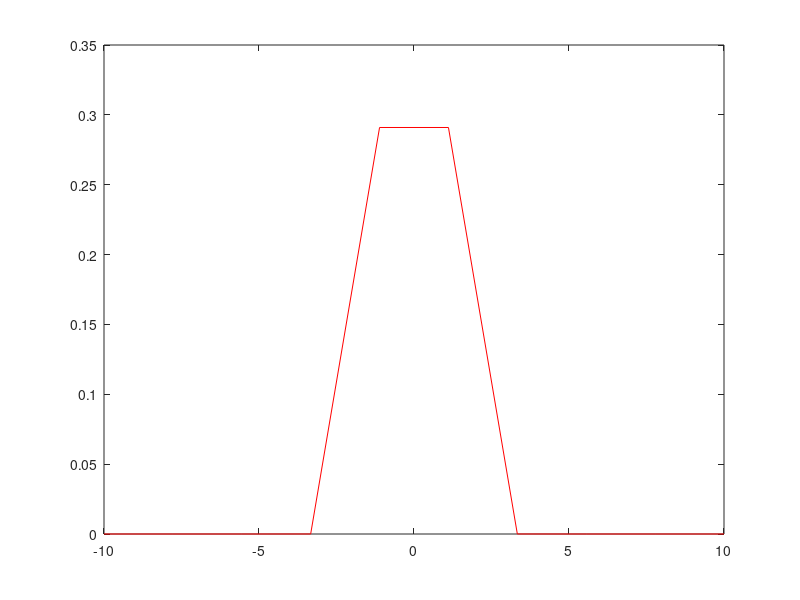

Source code (MATLAB): (Note: this script raises an error after producing the figure.)
function dbfig_test

% Let's generate 3 different figures
for num_points=[10,30,100]
    x=linspace(-10,10,num_points);
    y=exp(-x.^2);
    figure; plot(x,y,'r-');

    % Save the figure along with data and tags (this info goes into a temporary folder)
    data=struct('x',x,'y',y);
    tags=struct('name','test','num_points',num_points);
    dbfig_save(gcf,data,tags); % save it
    
    % Close the figure after saving it
    close(gcf);
end;

% Retrieve from the database (temporary folder) using tags
key=dbfig_find(struct('name','test','num_points',30));
disp(key); % Display the keys of all the found records (could be more than 1 match)
% Open the figure
dbfig_open(key);
% Load the data
data0=dbfig_load_data(key)
disp(data0);

% We can also retrieve multiple matching records:
keys=dbfig_find(struct('name','test'));
disp(keys);
for j=1:length(keys)
    tags0=dbfig_load_tags(keys{j}); % Load the tags corresponding to this record key
    fprintf('tags for key=%s:\n',keys{j});
    disp(tags0);
    dbfig_remove(keys{j}); % Let's remove the records to keep the system clean, since this is just a test
end;
